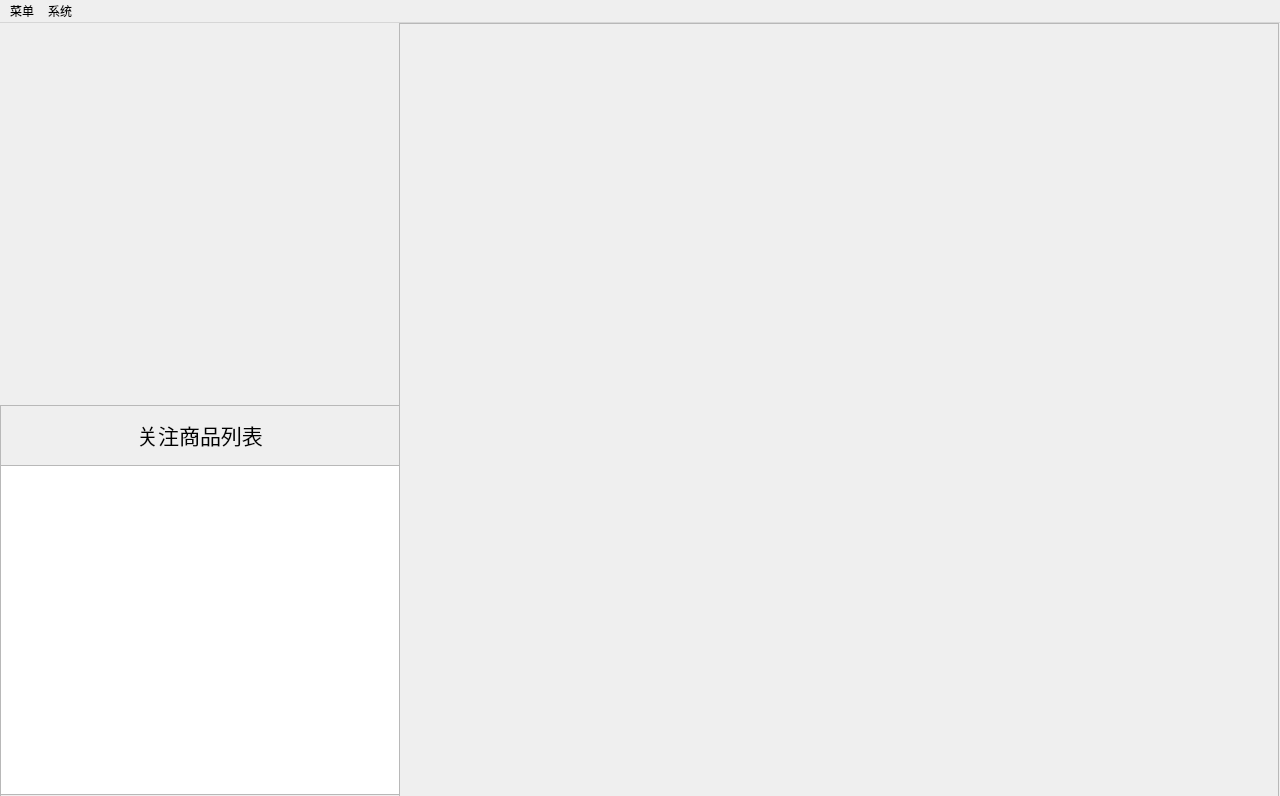
<?xml version="1.0" encoding="UTF-8"?>
<ui version="4.0">
 <class>MainWindow</class>
 <widget class="QMainWindow" name="MainWindow">
  <property name="geometry">
   <rect>
    <x>0</x>
    <y>0</y>
    <width>1280</width>
    <height>796</height>
   </rect>
  </property>
  <property name="minimumSize">
   <size>
    <width>1280</width>
    <height>796</height>
   </size>
  </property>
  <property name="maximumSize">
   <size>
    <width>1280</width>
    <height>796</height>
   </size>
  </property>
  <property name="windowTitle">
   <string>电商管家</string>
  </property>
  <widget class="QWidget" name="centralwidget">
   <widget class="QWidget" name="horizontalLayoutWidget">
    <property name="geometry">
     <rect>
      <x>0</x>
      <y>0</y>
      <width>401</width>
      <height>381</height>
     </rect>
    </property>
    <layout class="QHBoxLayout" name="horizontalLayout"/>
   </widget>
   <widget class="QScrollArea" name="scrollArea">
    <property name="geometry">
     <rect>
      <x>399</x>
      <y>0</y>
      <width>880</width>
      <height>777</height>
     </rect>
    </property>
    <property name="widgetResizable">
     <bool>true</bool>
    </property>
    <widget class="QWidget" name="scrollAreaWidgetContents">
     <property name="geometry">
      <rect>
       <x>0</x>
       <y>0</y>
       <width>878</width>
       <height>775</height>
      </rect>
     </property>
     <widget class="QWidget" name="gridLayoutWidget">
      <property name="geometry">
       <rect>
        <x>0</x>
        <y>0</y>
        <width>881</width>
        <height>771</height>
       </rect>
      </property>
      <layout class="QGridLayout" name="gridLayout"/>
     </widget>
    </widget>
   </widget>
   <widget class="QFrame" name="frame">
    <property name="geometry">
     <rect>
      <x>0</x>
      <y>382</y>
      <width>400</width>
      <height>395</height>
     </rect>
    </property>
    <property name="frameShape">
     <enum>QFrame::StyledPanel</enum>
    </property>
    <property name="frameShadow">
     <enum>QFrame::Raised</enum>
    </property>
    <widget class="QLabel" name="label">
     <property name="geometry">
      <rect>
       <x>0</x>
       <y>0</y>
       <width>400</width>
       <height>60</height>
      </rect>
     </property>
     <property name="font">
      <font>
       <pointsize>16</pointsize>
      </font>
     </property>
     <property name="text">
      <string>关注商品列表</string>
     </property>
     <property name="alignment">
      <set>Qt::AlignCenter</set>
     </property>
    </widget>
    <widget class="QListView" name="listView">
     <property name="geometry">
      <rect>
       <x>0</x>
       <y>60</y>
       <width>400</width>
       <height>330</height>
      </rect>
     </property>
    </widget>
   </widget>
  </widget>
  <widget class="QMenuBar" name="menubar">
   <property name="geometry">
    <rect>
     <x>0</x>
     <y>0</y>
     <width>1280</width>
     <height>23</height>
    </rect>
   </property>
   <widget class="QMenu" name="menu">
    <property name="title">
     <string>菜单</string>
    </property>
    <addaction name="action_heat"/>
    <addaction name="action_evaluate"/>
    <addaction name="action_price"/>
    <addaction name="action_up"/>
   </widget>
   <widget class="QMenu" name="menu_sys">
    <property name="title">
     <string>系统</string>
    </property>
    <addaction name="action_about"/>
    <addaction name="action_out"/>
   </widget>
   <addaction name="menu"/>
   <addaction name="menu_sys"/>
  </widget>
  <action name="action_heat">
   <property name="text">
    <string>外设产品热卖榜</string>
   </property>
   <property name="iconText">
    <string>外设产品热卖榜</string>
   </property>
   <property name="toolTip">
    <string>外设产品热卖榜</string>
   </property>
  </action>
  <action name="action_evaluate">
   <property name="text">
    <string>关注商品--中差评预警</string>
   </property>
  </action>
  <action name="action_price">
   <property name="text">
    <string>关注商品--价格变化预警</string>
   </property>
  </action>
  <action name="action_about">
   <property name="text">
    <string>关于</string>
   </property>
  </action>
  <action name="action_out">
   <property name="text">
    <string>退出</string>
   </property>
  </action>
  <action name="action_up">
   <property name="text">
    <string>更新关注商品信息</string>
   </property>
  </action>
 </widget>
 <resources/>
 <connections/>
</ui>
